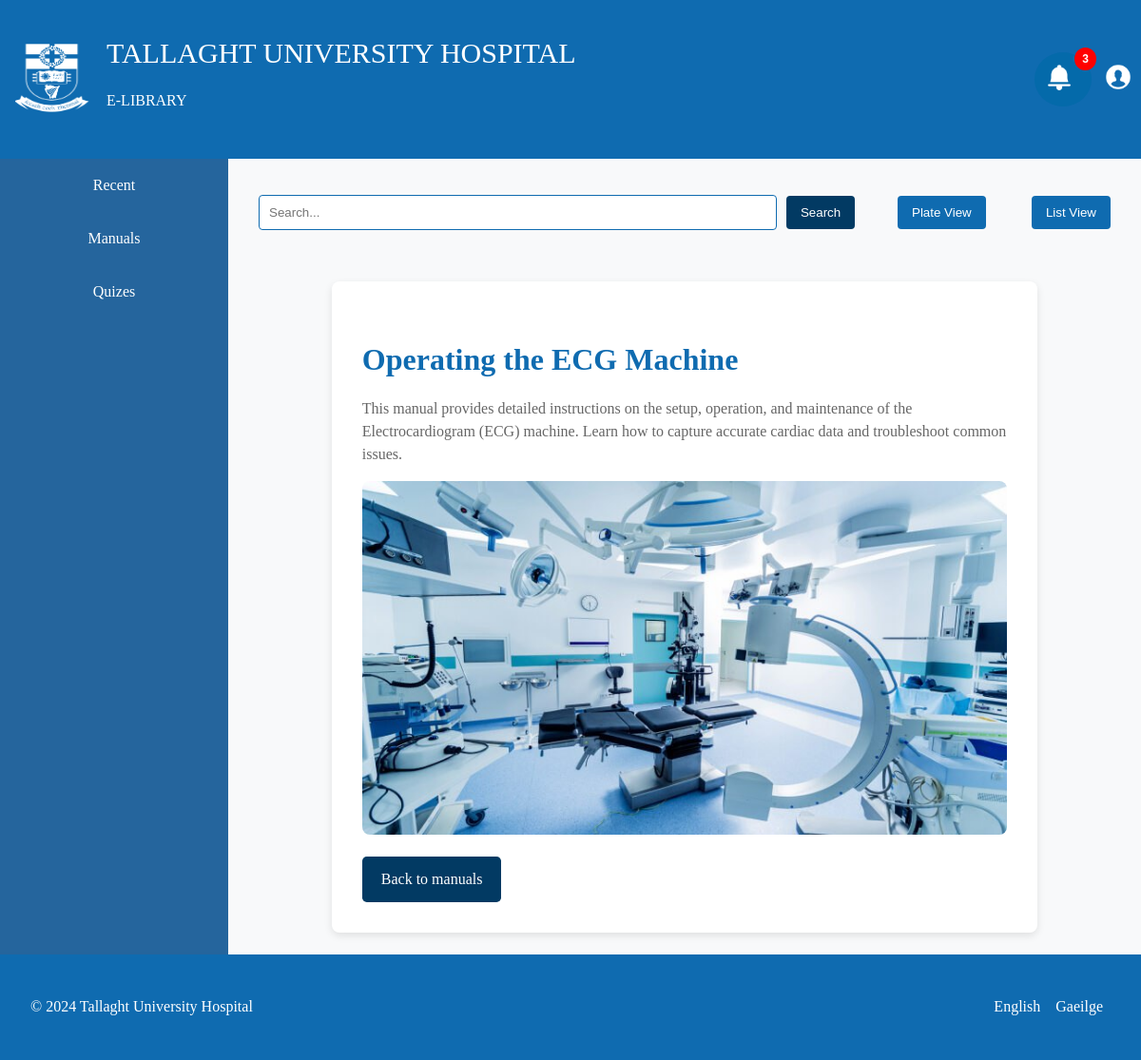
/manuals/1 (signed in), run on the app's committed database.
### web_portal/models.py (models this page shows, shortened)
class Manual(models.Model):
    title = models.CharField(max_length=255)
    description = models.TextField()
    image = models.ImageField(upload_to='static/media/', blank=True, null=True)
    manual_file = models.FileField(upload_to='manuals/', blank=True, null=True)

### web_portal/views.py (the view)
# urls.py: path('manuals/<int:pk>', ManualDetailView.as_view(), name='manual'),
class ManualDetailView(LoginRequiredMixin, DetailView):
    model = Manual
    template_name = 'manual.html'
    context_object_name = 'manual'

### templates/manual.html (shortened to what this page needs)
{% extends 'base.html' %}
{% load static %}
{% block content %}
    <div class="manual-container">
        <h1 class="manual-title">{{ manual.title }}</h1>
        <p class="manual-description">{{ manual.description }}</p>
        <img class="manual-image" src="{{ manual.image.url }}" alt="manual_image">
        <a class="back-link" href="{% url 'home' %}">Back to manuals</a>
    </div>
{% endblock content %}

### static/css/base.css (style rules this page uses)
html { --main-color: #0f6bb0; --main-bg-color: #fff; --background-color: #f3f3f4; --button-color-1: #023a63; --button-color-2: #0F6BB0; --button-color-3: #EE3C26; --secondary-color: #7288c4; --link-color: #337ab7; }
* { box-sizing: border-box; }
body { font-family: "Calibri"; font-size: 16px; line-height: 1.5; color: #333; background-color: #f8f9fa; margin: 0; overflow: hidden; }

### static/css/manual.css (style rules this page uses)
html { --main-color: #0f6bb0; --main-bg-color: #fff; --background-color: #f3f3f4; --button-color-1: #023a63; --button-color-2: #0F6BB0; --button-color-3: #EE3C26; --secondary-color: #7288c4; --link-color: #337ab7; }
* { box-sizing: border-box; }
a { text-decoration: none; color: var(--link-color); }
.manual-container { padding: 2rem; background-color: var(--main-bg-color); border-radius: 0.5rem; box-shadow: 0 0.2rem 0.5rem rgba(0, 0, 0, 0.1); max-width: 80%; margin: 2rem auto; }
.manual-title { font-size: 2rem; color: var(--main-color); margin-bottom: 1rem; }
.manual-description { margin-bottom: 1rem; color: #666; }
.manual-image { max-width: 100%; height: auto; border-radius: 0.5rem; margin-bottom: 1rem; }
.back-link { display: inline-block; background-color: var(--button-color-1); color: #fff; padding: 0.75rem 1.25rem; border-radius: 0.3rem; text-decoration: none; transition: background-color 0.3s ease; }

### data on the page
Manual: title "Operating the ECG Machine", description "This manual provides detailed instructions on the setup, operation, and maintenance of the Electrocardiogram (ECG) machine. Learn how to capture accurate cardiac data and troubleshoot common issues.", image (picture)
